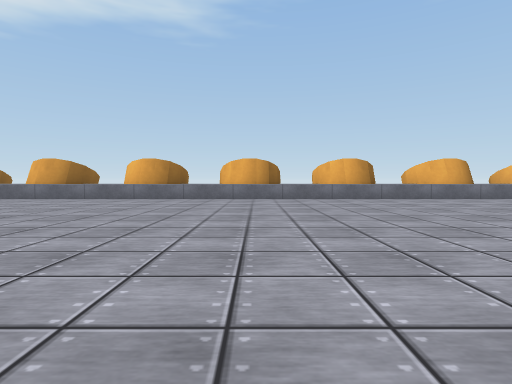
view 1 (above)

17 first-person views from a walk through a Unity game level. The camera is 0.31 m above the floor, tilts 2° down and sees 80° across. The floor is counted in squares, 1 m on a side. Each view is taken from the middle of a square. On the plan, view 1 faces up. The plan holds only what a view shows up to about 9 squares ahead; the rest is blank. The place goes on beyond the plan. Surface patterns are stand-ins for the level's own textures.

view 2
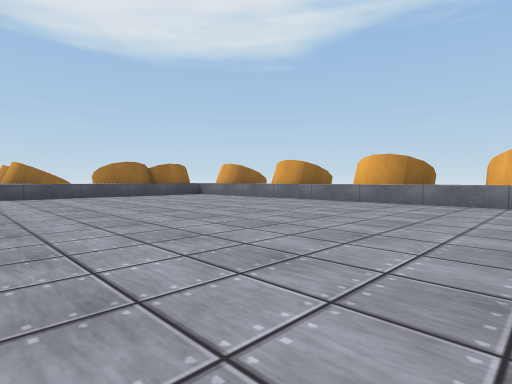

view 3
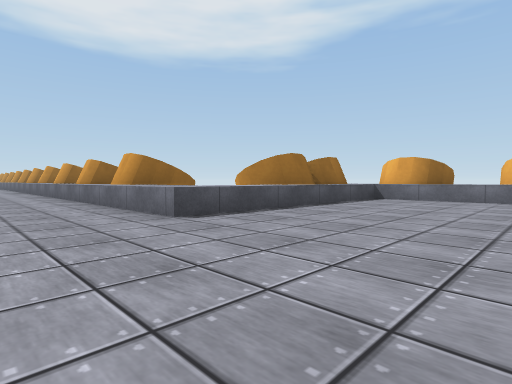

view 4
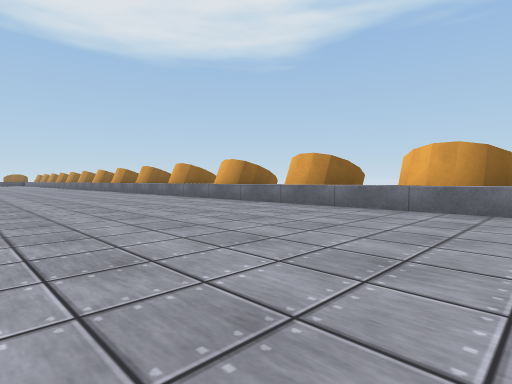

view 5
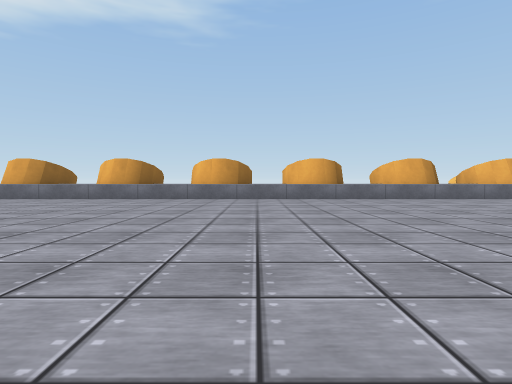

view 6
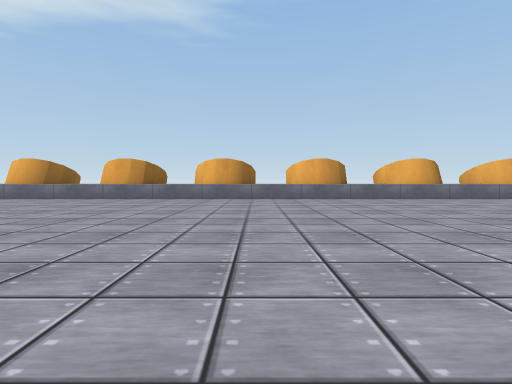

view 7
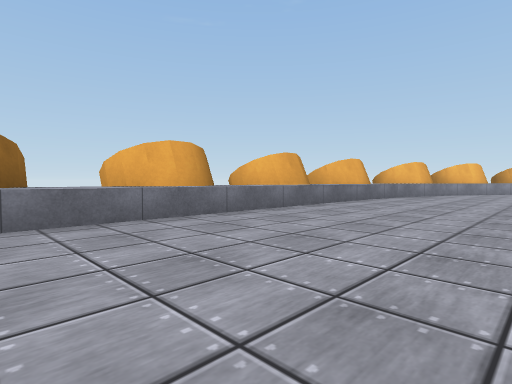

view 8
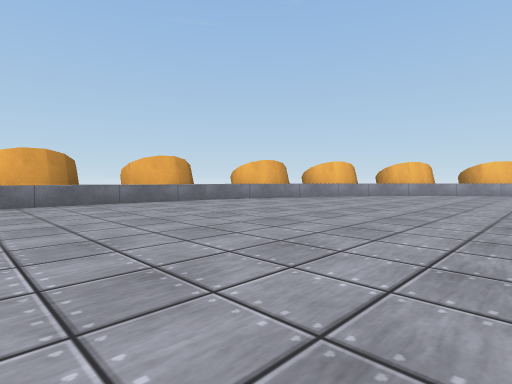

view 9
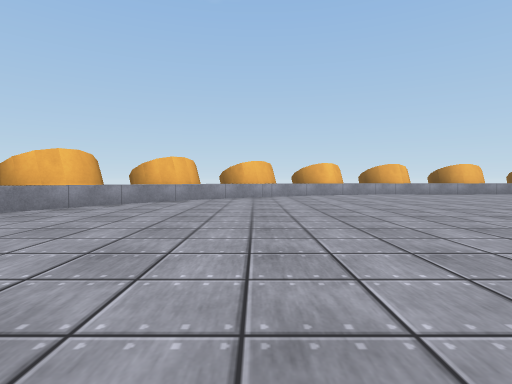

view 10
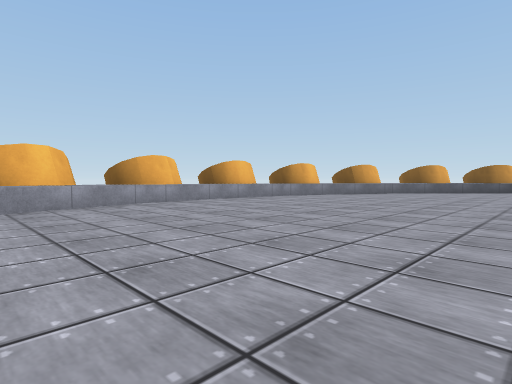

view 11
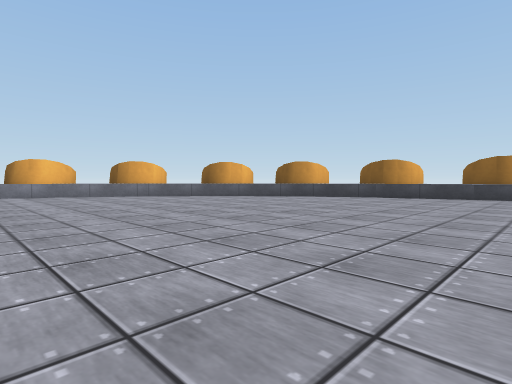

view 12
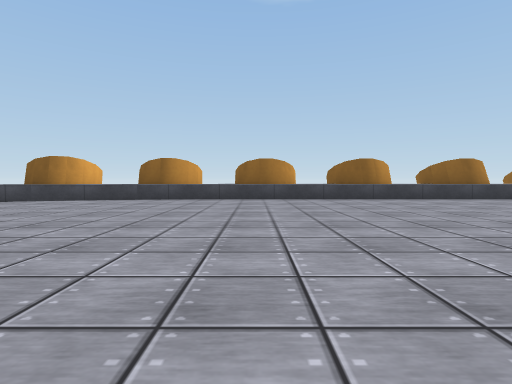

view 13
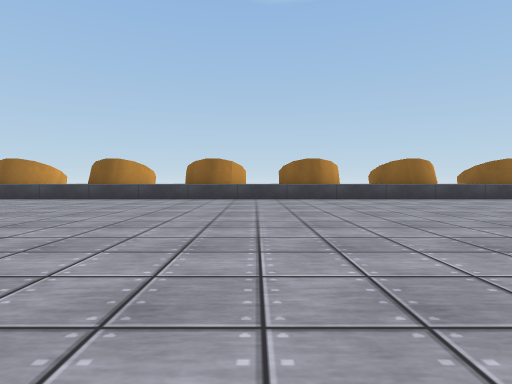

view 14
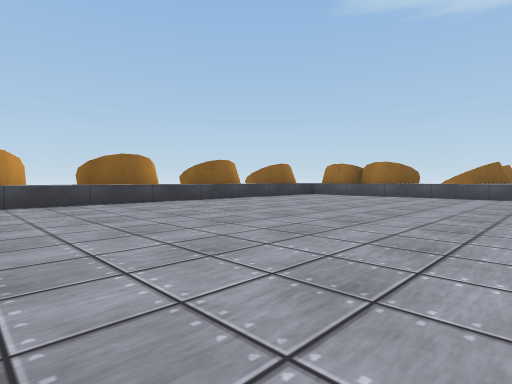

view 15
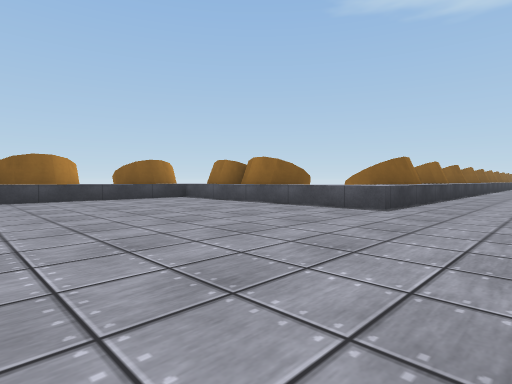

view 16
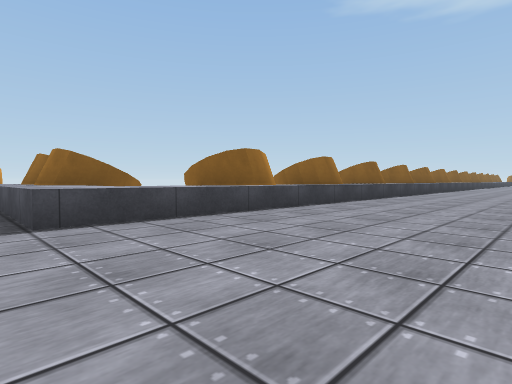

view 17
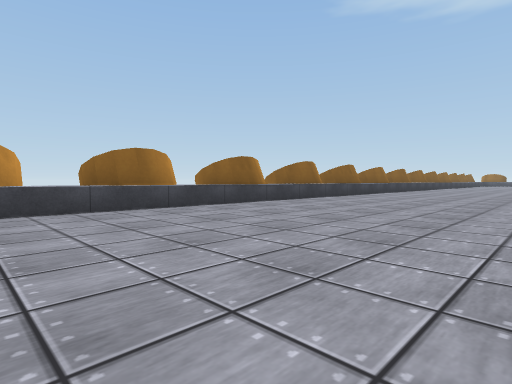

### Floor plan
Key: @ floor where view 1 was taken; # wall or solid block; . floor; ^ raised ledge.
Columns run from 18 left of view 1 to 15 right of it. Each row starts with its distance up from view 1.
  7             ##############
  6            ##^#^#^#^#^#^#^#^#
  5            #...............^##
  4            #.................^^#
  3 ###########^..................^^#
  2 ##^#^#^#^#^^.........  ........^#
  1 ....................   .........^#
  0 ...............   @        .....^#
 -1 ...........                 .....#
 -2 ...........                 .....#
 -3  .........                  .....#
 -4 .............            ........#
 -5 ................   .    ........^#
 -6 .....................  .........^#
 -7 ##^#^#^#^#^^...................^##
 -8   #########^..................^^#
 -9           ##.................^^
-10            #...............^^##
-11            ##^#^#^#^#^#^#^###
-12             ############

Positions as (right, up) in squares from view 1, and headings:
1: (0, 0), facing up
2: (0, 1), facing up-left
3: (-4, 0), facing up-left
4: (-8, -2), facing up-left
5: (-14, -4), facing up
6: (-16, -4), facing up
7: (2, 3), facing up-right
8: (5, 1), facing up-right
9: (7, 2), facing right
10: (10, 1), facing down-right
11: (7, -4), facing down-right
12: (6, -5), facing down
13: (1, -5), facing down
14: (0, -6), facing down-left
15: (-3, -5), facing down-left
16: (-6, -4), facing down-left
17: (-9, -3), facing down-left
